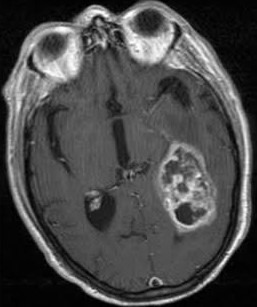
#> input picture brain-tumour/images/meninglioma.jpg, 257 x 307 px
$ jupyter execute meninglioma.ipynb
#> lines starting #> are read from the running program, lines starting #| are printed output that depends on the picture; after the words box and inside, x2 and y2 are one past the last pixel; in counts of white or black regions, pixels touching at a corner belong together
[cell 1]
import cv2
import numpy as np
import matplotlib.pyplot as plt
from sklearn.cluster import KMeans

from typing import Union

Reading and displaying the original MRI image

[cell 2]
img = cv2.imread('images/meninglioma.jpg', cv2.IMREAD_GRAYSCALE)
#> img is the input picture: shape (307, 257); min 0, max 255, mean 73.8
if img is None:
    raise ValueError("Image not found. Please provide a valid path.")

plt.imshow(img, cmap='gray')
plt.title('Original Image')
plt.axis('off')
plt.show()

Thresholding

[cell 3]
_, binary_img = cv2.threshold(img, 20, 255, cv2.THRESH_BINARY)
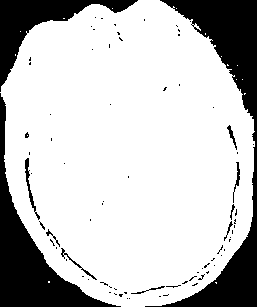
#> binary_img: shape (307, 257); 77.2% white; 80 black regions (69 under 20 px), largest, box (x1, y1, x2, y2) and area: (145, 0, 257, 307) 8093, (0, 93, 121, 307) 5734, (0, 0, 138, 92) 3263

plt.imshow(binary_img, cmap='gray')
plt.title('Thresholded Image')
plt.axis('off')
plt.show()

To remove the skull, we do the following steps:

1. Dilation
2. Erosion
3. Applying this as a mask to the original image

[cell 4]
kernel = cv2.getStructuringElement(cv2.MORPH_ELLIPSE, (5, 5))
dilated_img = cv2.dilate(binary_img, kernel, iterations=2)
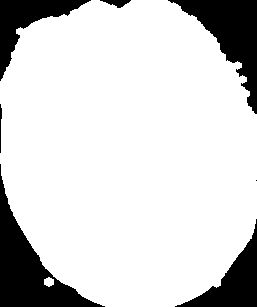
#> dilated_img: shape (307, 257); 83.3% white; 7 black regions (1 under 20 px), largest, box (x1, y1, x2, y2) and area: (0, 164, 105, 307) 4504, (168, 0, 257, 114) 3803, (175, 219, 257, 307) 2404, (0, 0, 91, 81) 2284, (100, 0, 131, 8) 133, (0, 104, 2, 153) 60

plt.figure(figsize=(5, 5))
plt.imshow(dilated_img, cmap='gray')
plt.title('Dilated Image')
plt.axis('off')
plt.show()

[cell 5]
kernel = cv2.getStructuringElement(cv2.MORPH_ELLIPSE, (15, 15))
eroded_img = cv2.erode(dilated_img, kernel, iterations=2)
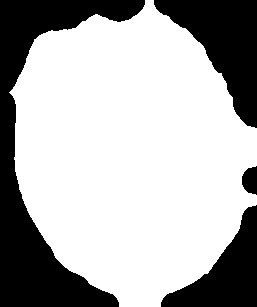
#> eroded_img: shape (307, 257); 68.9% white; 4 black regions, box (x1, y1, x2, y2) and area: (0, 0, 145, 307) 13488, (154, 0, 257, 128) 6307, (161, 205, 257, 307) 4393, (242, 166, 257, 195) 339

plt.figure(figsize=(5, 5))
plt.imshow(eroded_img, cmap="gray")
plt.title("Eroded Image")
plt.axis("off")
plt.show()

[cell 6]
masked_img = cv2.bitwise_and(img, img, mask=eroded_img)
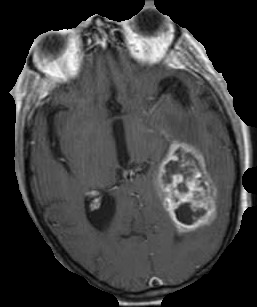
#> masked_img: shape (307, 257); min 0, max 255, mean 60.8

plt.figure(figsize=(10,5))

plt.subplot(1, 2, 1)
plt.imshow(img, cmap='gray')
plt.title('Original Image')
plt.axis('off')

plt.subplot(1,2,2)
plt.imshow(masked_img, cmap='gray')
plt.title('Skull removed')
plt.axis('off')

plt.show()

Enhancing the image using Perona-Malik anisotropic diffusion

[cell 7]
def perona_malik(img: np.ndarray, n_iter: int = 10, kappa: float = 50, gamma: float = 0.2) -> np.ndarray:
    """
    Anisotropic diffusion based on the Perona-Malik model.

    Args:
        img: The input image as a NumPy array (grayscale).
        n_iter: The number of iterations.
        kappa: The sensitivity parameter.
        gamma: The conduction parameter.

    Returns:
        The diffused image.

    Raises:
        TypeError: If input image is not a NumPy array.
        ValueError: If input image is not 2-dimensional or not of dtype float32.

    """
#> called with n_iter = 20, kappa = 30, gamma = 0.25

    if not isinstance(img, np.ndarray):
        raise TypeError("Input image must be a NumPy array.")
    if img.ndim != 2:
        raise ValueError("Input image must be 2-dimensional (grayscale).")

    h, w = img.shape
#> h = 307; w = 257
    img = img.astype(np.float32)

    for _ in range(n_iter):
        # Compute gradients
        grad_n = img[:-2, 1:-1] - img[1:-1, 1:-1]
        grad_s = img[2:, 1:-1] - img[1:-1, 1:-1]
        grad_e = img[1:-1, 2:] - img[1:-1, 1:-1]
        grad_w = img[1:-1, :-2] - img[1:-1, 1:-1]

        # Diffusion coefficients
        c_n = np.exp(-((grad_n / kappa) ** 2))
        c_s = np.exp(-((grad_s / kappa) ** 2))
        c_e = np.exp(-((grad_e / kappa) ** 2))
        c_w = np.exp(-((grad_w / kappa) ** 2))

        # Update image
        img[1:-1, 1:-1] += gamma * (
            c_n * grad_n + c_s * grad_s + c_e * grad_e + c_w * grad_w
        )
#> this loop made 20 passes
#> pass 1, in perona_malik, `grad_s = img[2:, 1:-1] - img[1:-1, 1:-1]`:
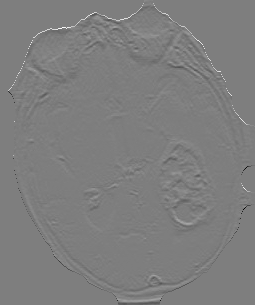
#> grad_s: shape (305, 255) float32; min -250, max 254, mean 0; drawn with min black and max white
#> pass 1, in perona_malik, `grad_e = img[1:-1, 2:] - img[1:-1, 1:-1]`:
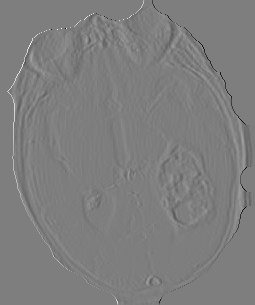
#> grad_e: shape (305, 255) float32; min -250, max 254, mean 0; drawn with min black and max white
#> pass 1, in perona_malik, `grad_w = img[1:-1, :-2] - img[1:-1, 1:-1]`:
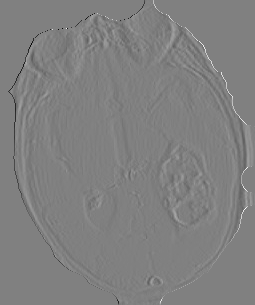
#> grad_w: shape (305, 255) float32; min -254, max 250, mean 0; drawn with min black and max white
#> after the loop:
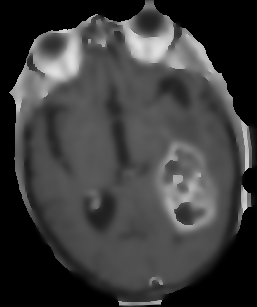
#> img: shape (307, 257) float32; min 0, max 226.5, mean 60.8

    return img

[cell 8]
enhanced_img = perona_malik(masked_img, n_iter=20, kappa=30, gamma=0.25)

K-Means Clustering to segment the brain

[cell 9]
def kmeans_segmentation(img: np.ndarray, n_clusters: int = 4) -> np.ndarray:
    """
    Performs k-means clustering for image segmentation.

    Args:
        img: The input image as a NumPy array (grayscale).
        n_clusters: The number of clusters (segments).

    Returns:
        A NumPy array representing the segmented image where each pixel value corresponds to a cluster label.
        Returns None if an error occurs during clustering.

    Raises:
        TypeError: If input image is not a NumPy array.
        ValueError: If input image is not 2-dimensional (grayscale).

    """
#> called with n_clusters = 4
    if not isinstance(img, np.ndarray):
        raise TypeError("Input image must be a NumPy array.")
    if img.ndim != 2:
        raise ValueError("Input image must be 2-dimensional (grayscale).")

    try:
        height, width = img.shape
#> height = 307; width = 257
        pixel_data = img.reshape(-1, 1).astype(np.float32) #Ensure float32 for KMeans

        kmeans = KMeans(n_clusters=n_clusters, random_state=0, n_init=10) #n_init increased for robustness
        kmeans.fit(pixel_data)
        segmented_image = kmeans.labels_.reshape(height, width)
        return segmented_image
    except Exception as e:
        print(f"An error occurred during k-means clustering: {e}")
        return None

[cell 10]
segmented_img = kmeans_segmentation(enhanced_img, n_clusters=4)
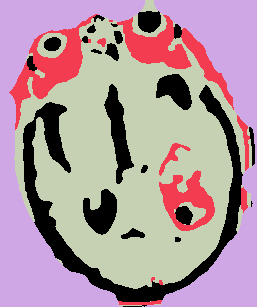
#> segmented_img: shape (307, 257) int32; 4 distinct labels, from 0 to 3; one colour per label, 0 black

Extract the tumor

[cell 11]
def segment_tumor(segmented_img: np.ndarray, cluster_id: int) -> Union[np.ndarray, None]:
    """
    Extracts the tumor region from a segmented image based on a given cluster ID.

    Args:
        segmented_img: The segmented image as a NumPy array.  Each pixel value represents a cluster ID.
        cluster_id: The integer ID of the cluster representing the tumor.

    Returns:
        A binary NumPy array (mask) where 1 represents the tumor region and 0 represents the background.
        Returns None if an error occurs or if the cluster ID is not found.

    Raises:
        TypeError: If segmented_img is not a NumPy array.
        ValueError: If cluster_id is not an integer or if segmented_img is not 2D.

    """
#> called with cluster_id = 2
    if not isinstance(segmented_img, np.ndarray):
        raise TypeError("segmented_img must be a NumPy array.")
    if segmented_img.ndim != 2:
        raise ValueError("segmented_img must be a 2D array.")
    if not isinstance(cluster_id, int):
        raise ValueError("cluster_id must be an integer.")

    try:
        tumor_mask = (segmented_img == cluster_id).astype(np.uint8)
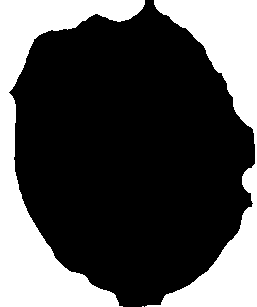
#> tumor_mask: shape (307, 257); values 0 (black) and 1 (white), 31.6% white; 3 white regions (1 under 20 px), largest, box (x1, y1, x2, y2) and area: (0, 0, 145, 307) 13565, (145, 0, 257, 307) 11339
        #Check if any pixels match the cluster ID
        if np.sum(tumor_mask) == 0:
            print("Warning: No pixels found matching the specified cluster ID.")
            return None
        return tumor_mask
    except Exception as e:
        print(f"An error occurred during tumor segmentation: {e}")
        return None

[cell 12]
tumor_mask = segment_tumor(segmented_img, cluster_id=2)

Displaying the final results

[cell 13]
plt.figure(figsize=(20, 8))

plt.subplot(1, 4, 1)
plt.imshow(img, cmap="gray")
plt.title("Original Image")

plt.subplot(1, 4, 2)
plt.imshow(enhanced_img, cmap="gray")
plt.title("Enhanced Image")

plt.subplot(1, 4, 3)
plt.imshow(segmented_img, cmap="nipy_spectral")
plt.title("Segmented Image")

plt.subplot(1, 4, 4)
plt.imshow(tumor_mask, cmap="gray")
plt.title("Tumor Region")

plt.show()

$ run again, with brain-tumour/images/adenocarcinoma.png saved as brain-tumour/images/meninglioma.jpg
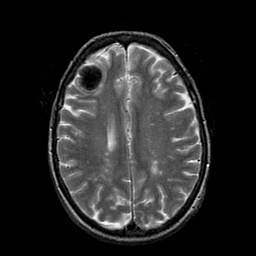
#> input picture brain-tumour/images/adenocarcinoma.png, 256 x 256 px
#> img is the input picture: shape (256, 256); min 0, max 254, mean 38.4
#> `_, binary_img = cv2.threshold(img, 20, 255, cv2.THRESH_BINARY)`:
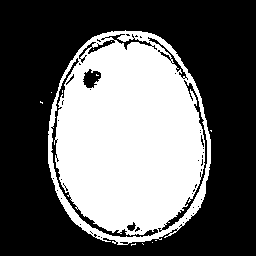
#> binary_img: shape (256, 256); 39.2% white; 12 white regions (11 under 20 px), largest, box (x1, y1, x2, y2) and area: (48, 30, 211, 245) 25639
#> dilated_img: shape (256, 256); 46.9% white; 2 white regions, box (x1, y1, x2, y2) and area: (44, 26, 216, 250) 30661, (36, 97, 47, 108) 85
#> eroded_img: shape (256, 256); 32.5% white; 1 white region, box (x1, y1, x2, y2) and area: (58, 40, 201, 235) 21307
#> segmented_img: shape (256, 256) int32; 4 distinct labels, from 0 to 3
#> in segment_tumor, `tumor_mask = (segmented_img == cluster_id).astype(np.uint8)`:
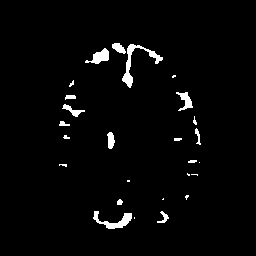
#> tumor_mask: shape (256, 256); values 0 (black) and 1 (white), 2.5% white; 26 white regions (12 under 20 px), largest, box (x1, y1, x2, y2) and area: (122, 44, 163, 88) 372, (93, 211, 132, 229) 271, (85, 48, 109, 64) 194

$ run again, with brain-tumour/images/edema.jpeg copied over brain-tumour/images/meninglioma.jpg
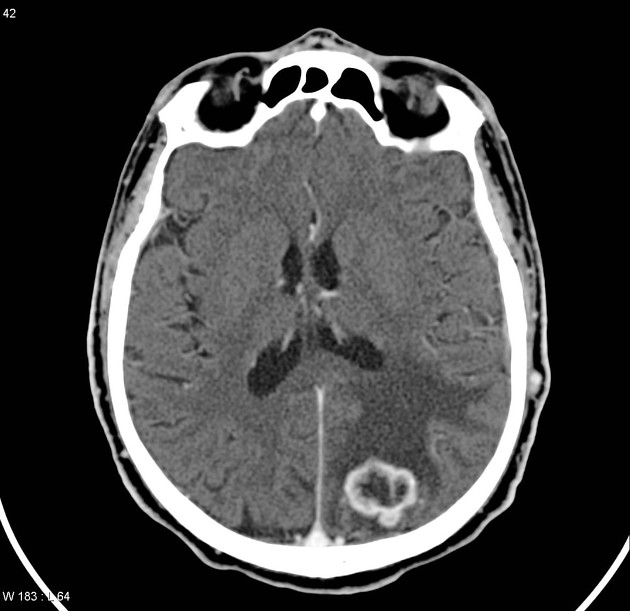
#> input picture brain-tumour/images/edema.jpeg, 630 x 611 px
#> img is the input picture: shape (611, 630); min 0, max 255, mean 65.9
#> binary_img: shape (611, 630); 50.8% white; 65 black regions (41 under 20 px), largest, box (x1, y1, x2, y2) and area: (0, 0, 630, 611) 171155, (119, 400, 534, 589) 4156, (199, 66, 301, 131) 2640
#> dilated_img: shape (611, 630); 56.1% white; 34 black regions (19 under 20 px), largest, box (x1, y1, x2, y2) and area: (0, 0, 630, 611) 162880, (386, 94, 444, 135) 979, (591, 560, 630, 611) 961
#> eroded_img: shape (611, 630); 44.1% white; 5 white regions (2 under 20 px), largest, box (x1, y1, x2, y2) and area: (96, 76, 541, 578) 168457, (270, 37, 377, 70) 1011, (205, 81, 232, 95) 162
#> segmented_img: shape (611, 630) int32; 4 distinct labels, from 0 to 3
#> in segment_tumor, `tumor_mask = (segmented_img == cluster_id).astype(np.uint8)`:
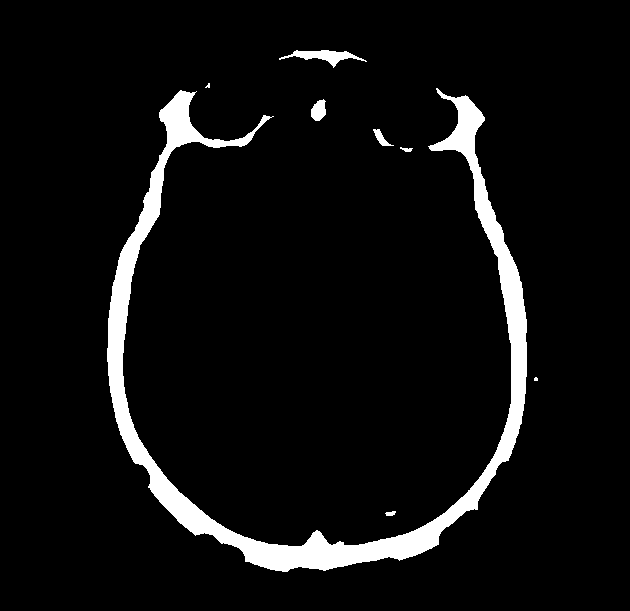
#> tumor_mask: shape (611, 630); values 0 (black) and 1 (white), 6% white; 8 white regions (2 under 20 px), largest, box (x1, y1, x2, y2) and area: (107, 88, 527, 572) 21935, (279, 50, 367, 68) 582, (311, 99, 326, 121) 241, (373, 129, 394, 146) 135, (385, 511, 396, 516) 40, (400, 147, 413, 152) 38
